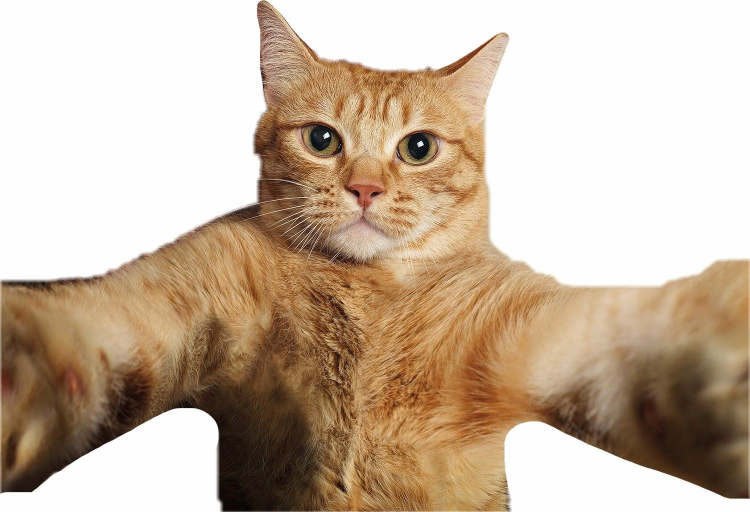
#> input picture Task9/pic.png, 1499 x 1024 px (shown at 1/2 size)
$ python 9a_a.py
#> lines starting #> are read from the running program, lines starting #| are printed output that depends on the picture
import cv2
import numpy as np


def bilinear_warp_inverse(img, src_quad, dst_quad, out_size):
    h, w = out_size
    result = np.zeros((h, w, 3), dtype=np.uint8)

    H = cv2.getPerspectiveTransform(src_quad, dst_quad)
    H_inv = np.linalg.inv(H)

    for y in range(h):
        for x in range(w):
            pt = np.array([x, y, 1])
            src_pt = H_inv @ pt
            src_pt /= src_pt[2]

            sx, sy = src_pt[:2]

            if 0 <= sx < img.shape[1] - 1 and 0 <= sy < img.shape[0] - 1:
                x0, y0 = int(sx), int(sy)
                dx, dy = sx - x0, sy - y0

                top = (1 - dx) * img[y0, x0] + dx * img[y0, x0 + 1]
                bottom = (1 - dx) * img[y0 + 1, x0] + dx * img[y0 + 1, x0 + 1]
                pixel = (1 - dy) * top + dy * bottom

                result[y, x] = pixel

    return result


def bilinear_warp_fixed(img):
    h, w = img.shape[:2]

    dst_quad = np.float32([
        [50, 50],
        [w - 50, 50],
        [w - 100, h - 100],
        [100, h - 100]
    ])

    src_quad = np.float32([
        [0, 0],
        [w, 0],
        [w, h],
        [0, h]
    ])

    return bilinear_warp_inverse(img, src_quad, dst_quad, (w, h))


if __name__ == "__main__":
    import os

    script_dir = os.path.dirname(os.path.abspath(__file__))
    img_path = os.path.join(script_dir, "pic.png")

    img = cv2.imread(img_path)
#> img is the input picture: shape (1024, 1499, 3); mean B, G, R 160.7, 180.6, 199.9

    if img is None:
        print("Ошибка загрузки изображения.")
        exit()

    img = cv2.resize(img, (600, 600))
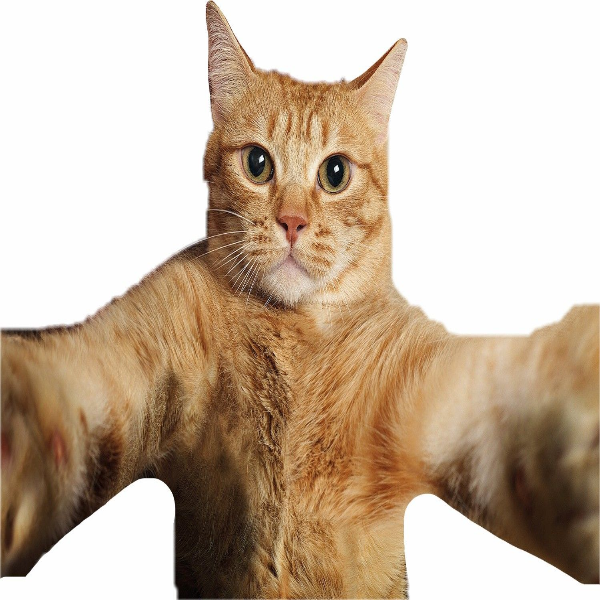
#> img: shape (600, 600, 3); mean B, G, R 160.6, 180.5, 199.8

    warped_fixed = bilinear_warp_fixed(img)
#> after the loop in bilinear_warp_inverse, `for y in range(h):`:
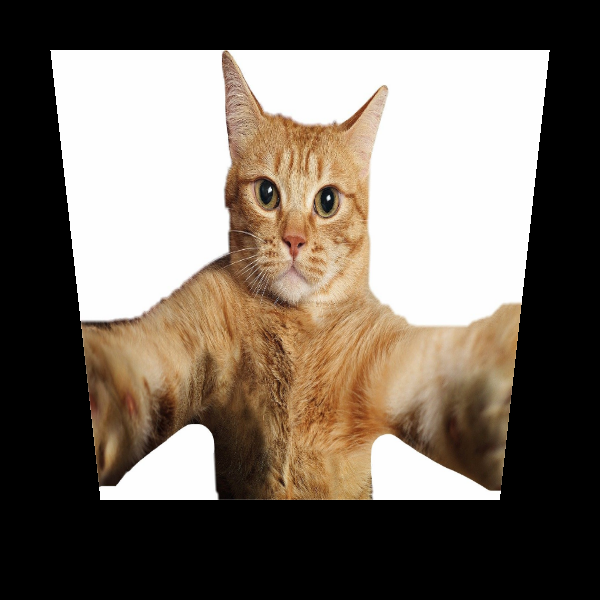
#> result: shape (600, 600, 3); mean B, G, R 95.5, 105.8, 115.7
    cv2.imshow("9A-A Fixed Warp", warped_fixed)
    cv2.waitKey(0)
    cv2.destroyAllWindows()
